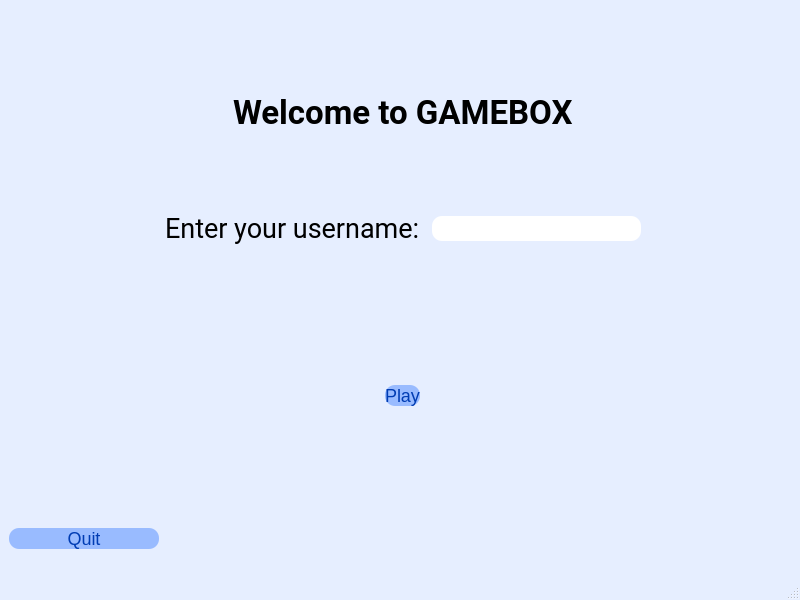
<?xml version="1.0" encoding="UTF-8"?>
<ui version="4.0">
 <class>User</class>
 <widget class="QMainWindow" name="User">
  <property name="geometry">
   <rect>
    <x>0</x>
    <y>0</y>
    <width>800</width>
    <height>600</height>
   </rect>
  </property>
  <property name="windowTitle">
   <string>MainWindow</string>
  </property>
  <property name="styleSheet">
   <string notr="true">QMainWindow { 
	background-color: #e6eeff; 
	color: #000;
}</string>
  </property>
  <widget class="QWidget" name="centralwidget">
   <layout class="QGridLayout" name="gridLayout">
    <item row="4" column="1">
     <spacer name="verticalSpacer_2">
      <property name="orientation">
       <enum>Qt::Orientation::Vertical</enum>
      </property>
      <property name="sizeType">
       <enum>QSizePolicy::Policy::Maximum</enum>
      </property>
      <property name="sizeHint" stdset="0">
       <size>
        <width>150</width>
        <height>50</height>
       </size>
      </property>
     </spacer>
    </item>
    <item row="1" column="2">
     <spacer name="horizontalSpacer_2">
      <property name="orientation">
       <enum>Qt::Orientation::Horizontal</enum>
      </property>
      <property name="sizeType">
       <enum>QSizePolicy::Policy::Maximum</enum>
      </property>
      <property name="sizeHint" stdset="0">
       <size>
        <width>150</width>
        <height>20</height>
       </size>
      </property>
     </spacer>
    </item>
    <item row="0" column="1">
     <spacer name="verticalSpacer">
      <property name="orientation">
       <enum>Qt::Orientation::Vertical</enum>
      </property>
      <property name="sizeType">
       <enum>QSizePolicy::Policy::Maximum</enum>
      </property>
      <property name="sizeHint" stdset="0">
       <size>
        <width>20</width>
        <height>50</height>
       </size>
      </property>
     </spacer>
    </item>
    <item row="1" column="0">
     <spacer name="horizontalSpacer">
      <property name="orientation">
       <enum>Qt::Orientation::Horizontal</enum>
      </property>
      <property name="sizeType">
       <enum>QSizePolicy::Policy::Maximum</enum>
      </property>
      <property name="sizeHint" stdset="0">
       <size>
        <width>150</width>
        <height>20</height>
       </size>
      </property>
     </spacer>
    </item>
    <item row="1" column="1">
     <layout class="QVBoxLayout" name="verticalLayout">
      <item alignment="Qt::AlignmentFlag::AlignHCenter|Qt::AlignmentFlag::AlignVCenter">
       <widget class="QLabel" name="label_2">
        <property name="minimumSize">
         <size>
          <width>250</width>
          <height>30</height>
         </size>
        </property>
        <property name="font">
         <font>
          <family>Roboto</family>
          <pointsize>25</pointsize>
          <bold>true</bold>
         </font>
        </property>
        <property name="styleSheet">
         <string notr="true">QPushButton{
  font-family: &quot;Roboto&quot;, cursive, sans-serif;
  color: #003cb3;
  padding: 0.7em 1.7em;
  font-size: 18px;
  border-radius: 10px;
  background-color: #99bbff;
  margin-bottom: 10px;
}
QLabel{
	font-family: &quot;Roboto&quot;, cursive, sans-serif;
	color: #000;
}
QPushButton{
	font-family: &quot;Roboto&quot;, cursive, sans-serif;
}
QLineEdit{
	font-family: &quot;Roboto&quot;, cursive, sans-serif;
	font-size: 20px;
}</string>
        </property>
        <property name="text">
         <string>Welcome to GAMEBOX</string>
        </property>
       </widget>
      </item>
      <item>
       <layout class="QHBoxLayout" name="horizontalLayout">
        <item alignment="Qt::AlignmentFlag::AlignVCenter">
         <widget class="QLabel" name="label">
          <property name="font">
           <font>
            <family>Roboto</family>
            <pointsize>20</pointsize>
           </font>
          </property>
          <property name="styleSheet">
           <string notr="true">QPushButton{
  font-family: &quot;Roboto&quot;, cursive, sans-serif;
  color: #003cb3;
  padding: 0.7em 1.7em;
  font-size: 18px;
  border-radius: 10px;
  background-color: #99bbff;
  margin-bottom: 10px;
}
QLabel{
	font-family: &quot;Roboto&quot;, cursive, sans-serif;
	color: #000;
}
QPushButton{
	font-family: &quot;Roboto&quot;, cursive, sans-serif;
}
QLineEdit{
	font-family: &quot;Roboto&quot;, cursive, sans-serif;
	font-size: 20px;
}</string>
          </property>
          <property name="text">
           <string>Enter your username: </string>
          </property>
         </widget>
        </item>
        <item alignment="Qt::AlignmentFlag::AlignVCenter">
         <widget class="QLineEdit" name="lineEdit">
          <property name="minimumSize">
           <size>
            <width>0</width>
            <height>25</height>
           </size>
          </property>
          <property name="styleSheet">
           <string notr="true">border-radius: 10px;
background-color: #fff;
color: #000;
padding-left: 15px;</string>
          </property>
         </widget>
        </item>
       </layout>
      </item>
     </layout>
    </item>
    <item row="3" column="1" alignment="Qt::AlignmentFlag::AlignHCenter|Qt::AlignmentFlag::AlignVCenter">
     <widget class="QPushButton" name="pushButton">
      <property name="maximumSize">
       <size>
        <width>200</width>
        <height>16777215</height>
       </size>
      </property>
      <property name="styleSheet">
       <string notr="true">QPushButton{
  font-family: &quot;Roboto&quot;, cursive, sans-serif;
  color: #003cb3;
  padding: 0.7em 1.7em;
  font-size: 18px;
  border-radius: 10px;
  background-color: #99bbff;
  margin-bottom: 10px;
}
QLabel{
	font-family: &quot;Roboto&quot;, cursive, sans-serif;
}
QPushButton{
	font-family: &quot;Roboto&quot;, cursive, sans-serif;
}
QLineEdit{
	font-family: &quot;Roboto&quot;, cursive, sans-serif;
	font-size: 20px;
}</string>
      </property>
      <property name="text">
       <string>Play</string>
      </property>
     </widget>
    </item>
    <item row="4" column="0">
     <widget class="QPushButton" name="pushButton_2">
      <property name="styleSheet">
       <string notr="true">QPushButton{
  font-family: &quot;Roboto&quot;, cursive, sans-serif;
  color: #003cb3;
  padding: 0.7em 1.7em;
  font-size: 18px;
  border-radius: 10px;
  background-color: #99bbff;
  margin-bottom: 10px;
}</string>
      </property>
      <property name="text">
       <string>Quit</string>
      </property>
     </widget>
    </item>
   </layout>
  </widget>
  <widget class="QMenuBar" name="menubar">
   <property name="geometry">
    <rect>
     <x>0</x>
     <y>0</y>
     <width>800</width>
     <height>30</height>
    </rect>
   </property>
  </widget>
  <widget class="QStatusBar" name="statusbar"/>
 </widget>
 <resources/>
 <connections/>
</ui>
